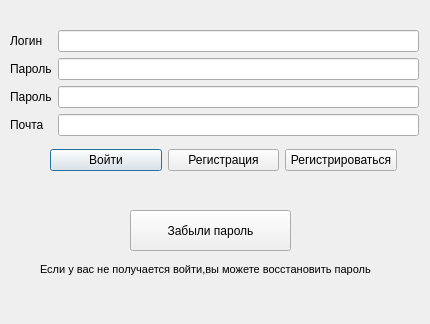
<?xml version="1.0" encoding="UTF-8"?>
<ui version="4.0">
 <class>AuthRegForm</class>
 <widget class="QDialog" name="AuthRegForm">
  <property name="geometry">
   <rect>
    <x>0</x>
    <y>0</y>
    <width>430</width>
    <height>324</height>
   </rect>
  </property>
  <property name="windowTitle">
   <string>Авторизация и Регистрация</string>
  </property>
  <widget class="QWidget" name="horizontalLayoutWidget">
   <property name="geometry">
    <rect>
     <x>50</x>
     <y>140</y>
     <width>347</width>
     <height>41</height>
    </rect>
   </property>
   <layout class="QHBoxLayout" name="horizontalLayout">
    <item>
     <widget class="QPushButton" name="pushButtonAuth">
      <property name="text">
       <string>Войти</string>
      </property>
     </widget>
    </item>
    <item>
     <widget class="QPushButton" name="pushButtonReg">
      <property name="text">
       <string>Регистрация</string>
      </property>
     </widget>
    </item>
    <item>
     <widget class="QPushButton" name="pushButtonChange">
      <property name="text">
       <string>Регистрироваться</string>
      </property>
     </widget>
    </item>
   </layout>
  </widget>
  <widget class="QWidget" name="formLayoutWidget">
   <property name="geometry">
    <rect>
     <x>10</x>
     <y>30</y>
     <width>409</width>
     <height>135</height>
    </rect>
   </property>
   <layout class="QFormLayout" name="formLayout">
    <item row="0" column="0">
     <widget class="QLabel" name="labelLogin">
      <property name="text">
       <string>Логин</string>
      </property>
     </widget>
    </item>
    <item row="0" column="1">
     <widget class="QLineEdit" name="lineEditLogin"/>
    </item>
    <item row="1" column="0">
     <widget class="QLabel" name="labelPassword">
      <property name="text">
       <string>Пароль</string>
      </property>
     </widget>
    </item>
    <item row="1" column="1">
     <widget class="QLineEdit" name="lineEditPassword">
      <property name="maxLength">
       <number>10</number>
      </property>
     </widget>
    </item>
    <item row="2" column="0">
     <widget class="QLabel" name="labelPasswordCheck">
      <property name="text">
       <string>Пароль</string>
      </property>
     </widget>
    </item>
    <item row="2" column="1">
     <widget class="QLineEdit" name="lineEditPasswordCheck">
      <property name="maxLength">
       <number>10</number>
      </property>
     </widget>
    </item>
    <item row="3" column="0">
     <widget class="QLabel" name="labelMail">
      <property name="text">
       <string>Почта</string>
      </property>
     </widget>
    </item>
    <item row="3" column="1">
     <widget class="QLineEdit" name="lineEditMail"/>
    </item>
   </layout>
  </widget>
  <widget class="QPushButton" name="pushButtonForgotPassword">
   <property name="geometry">
    <rect>
     <x>130</x>
     <y>210</y>
     <width>161</width>
     <height>41</height>
    </rect>
   </property>
   <property name="text">
    <string>Забыли пароль</string>
   </property>
  </widget>
  <widget class="QLabel" name="labelHelp">
   <property name="geometry">
    <rect>
     <x>40</x>
     <y>260</y>
     <width>391</width>
     <height>20</height>
    </rect>
   </property>
   <property name="text">
    <string>&lt;html&gt;&lt;head/&gt;&lt;body&gt;&lt;p&gt;&lt;span style=&quot; font-size:8pt;&quot;&gt;Если у вас не получается войти,вы можете восстановить пароль&lt;/span&gt;&lt;/p&gt;&lt;/body&gt;&lt;/html&gt;</string>
   </property>
  </widget>
 </widget>
 <resources/>
 <connections/>
</ui>
